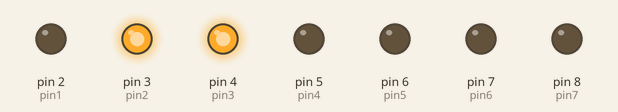
Bench run of a sketch on a simulated Arduino Uno, built with avr-gcc and run on an emulated ATmega328P. Parts: output pins drawn as LEDs (lit = HIGH).

Above: at 0.1 s.
Timing chart, 0 to 1.6 s (numbered marks = the images above):
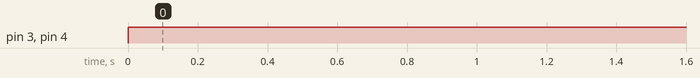

The sketch:

_7_Segment_pin_input.ino
```cpp
int but0 = A0;
int but1 = A1;
int but2 = A2;
int but3 = A3;
int but4 = A4;
int but5 = A5;
int but6 = 9;
int but7 = 10;
int but8 = 11;
int but9 = 12;
int pin1 = 2;
int pin2 = 3;
int pin3 = 4;
int pin4 = 5;
int pin5 = 6;
int pin6 = 7;
int pin7 = 8;
int butstatus;
void setup() {
  // put your setup code here, to run once:
  pinMode(pin1, OUTPUT);
  pinMode(pin2, OUTPUT);
  pinMode(pin3, OUTPUT);
  pinMode(pin4, OUTPUT);
  pinMode(pin5, OUTPUT);
  pinMode(pin6, OUTPUT);
  pinMode(pin7, OUTPUT);
  pinMode(but0, INPUT);
  pinMode(but1, INPUT);
  pinMode(but2, INPUT);
  pinMode(but3, INPUT);
  pinMode(but4, INPUT);
  pinMode(but5, INPUT);
  pinMode(but6, INPUT);
  pinMode(but7, INPUT);
  pinMode(but8, INPUT);
  pinMode(but9, INPUT);
  Serial.begin(9600);
}

void loop() {
  // put your main code here, to run repeatedly:
/*  butstatus = digitalRead(but0);
if(butstatus == HIGH)
{
  digitalWrite(pin1,HIGH);
  digitalWrite(pin2,HIGH);
  digitalWrite(pin3,HIGH);
  digitalWrite(pin4,HIGH);
  digitalWrite(pin5,HIGH);
  digitalWrite(pin6,HIGH);
  digitalWrite(pin7,LOW);*/
/*}
 butstatus = digitalRead(but1);
if(butstatus == HIGH)
{*/
  digitalWrite(pin1,LOW);
  digitalWrite(pin2,HIGH);
  digitalWrite(pin3,HIGH);
  digitalWrite(pin4,LOW);
  digitalWrite(pin5,LOW);
  digitalWrite(pin6,LOW);
  digitalWrite(pin7,LOW);
/*}
 butstatus = digitalRead(but2);
if(butstatus == HIGH)
{
  digitalWrite(pin1,HIGH);
  digitalWrite(pin2,HIGH);
  digitalWrite(pin3,LOW);
  digitalWrite(pin4,HIGH);
  digitalWrite(pin5,HIGH);
  digitalWrite(pin6,LOW);
  digitalWrite(pin7,HIGH);
}
 butstatus = digitalRead(but3);
if(butstatus == HIGH)
{
  digitalWrite(pin1,HIGH);
  digitalWrite(pin2,HIGH);
  digitalWrite(pin3,HIGH);
  digitalWrite(pin4,HIGH);
  digitalWrite(pin5,LOW);
  digitalWrite(pin6,LOW);
  digitalWrite(pin7,HIGH);
}
 butstatus = digitalRead(but4);
if(butstatus == HIGH)
{
  digitalWrite(pin1,LOW);
  digitalWrite(pin2,HIGH);
  digitalWrite(pin3,HIGH);
  digitalWrite(pin4,LOW);
  digitalWrite(pin5,LOW);
  digitalWrite(pin6,HIGH);
  digitalWrite(pin7,HIGH);
}
 butstatus = digitalRead(but5);
if(butstatus == HIGH)
{
  digitalWrite(pin1,HIGH);
  digitalWrite(pin2,LOW);
  digitalWrite(pin3,HIGH);
  digitalWrite(pin4,HIGH);
  digitalWrite(pin5,LOW);
  digitalWrite(pin6,HIGH);
  digitalWrite(pin7,HIGH);
}
 butstatus = digitalRead(but6);
if(butstatus == HIGH)
{
  digitalWrite(pin1,HIGH);
  digitalWrite(pin2,LOW);
  digitalWrite(pin3,HIGH);
  digitalWrite(pin4,HIGH);
  digitalWrite(pin5,HIGH);
  digitalWrite(pin6,HIGH);
  digitalWrite(pin7,HIGH);
}
 butstatus = digitalRead(but7);
if(butstatus == HIGH)
{
  digitalWrite(pin1,HIGH);
  digitalWrite(pin2,HIGH);
  digitalWrite(pin3,HIGH);
  digitalWrite(pin4,LOW);
  digitalWrite(pin5,LOW);
  digitalWrite(pin6,LOW);
  digitalWrite(pin7,LOW);
}
 butstatus = digitalRead(but8);
if(butstatus == HIGH)
{
  digitalWrite(pin1,HIGH);
  digitalWrite(pin2,HIGH);
  digitalWrite(pin3,HIGH);
  digitalWrite(pin4,HIGH);
  digitalWrite(pin5,HIGH);
  digitalWrite(pin6,HIGH);
  digitalWrite(pin7,HIGH);
}
 butstatus = digitalRead(but9);
if(butstatus == HIGH)
{
  digitalWrite(pin1,HIGH);
  digitalWrite(pin2,HIGH);
  digitalWrite(pin3,HIGH);
  digitalWrite(pin4,HIGH);
  digitalWrite(pin5,LOW);
  digitalWrite(pin6,HIGH);
  digitalWrite(pin7,HIGH);
}*/
}
```

Measured:
- by itself, pin 3 (pin2), pin 4 (pin3): LOW → HIGH at 0.00 s
